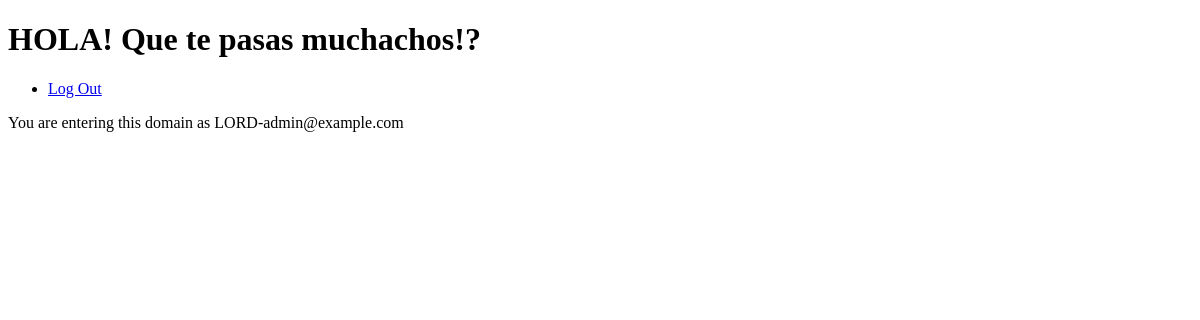
The app's page / (signed in), older data.
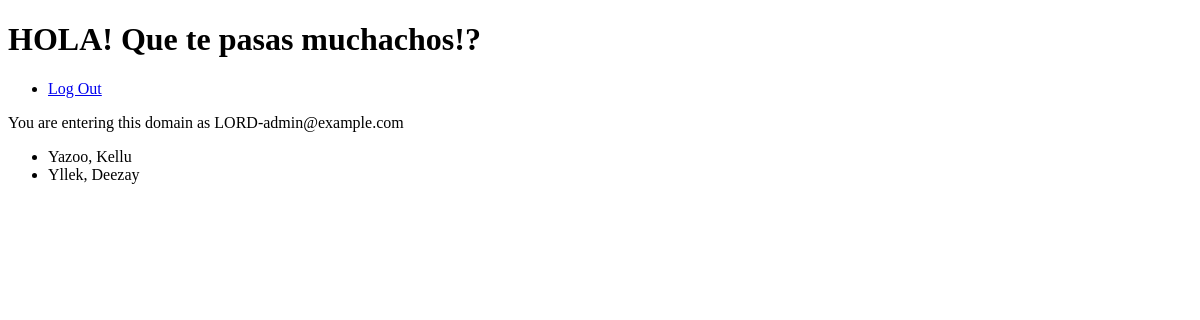
The same page, newer data.
### Usercontacts/models.py (models this page shows)
class Contact(models.Model):
    owner = models.ForeignKey("auth.User")
    first_name = models.CharField(max_length=30, blank=False)
    last_name = models.CharField(max_length=30, blank=False)
    email = models.EmailField(max_length=50, blank=True)
    def __str__(self):
        return self.first_name + ", " + self.last_name

### accounts/views.py (the view)
# urls.py: url(r'^$', get_index),
def get_index(request):
    if request.user.is_authenticated():
        contacts = Contact.objects.filter(owner=request.user)
    else:
        contacts = []
    return render(request, "index.html", {"contacts": contacts})

### accounts/templates/index.html (shortened to what this page needs)
<!DOCTYPE html>
<html lang="en">
<head>
</head>
<body>
    <h1>HOLA! Que te pasas muchachos!?</h1>
    <ul>
        {% if request.user.is_authenticated %}
        <li><a href="/logout">Log Out</a></li>
        {% else %}
        <li><a href="/login">Log In</a></li>
        <li><a href="register">Register</a></li>
        {% endif %}
    </ul>
    {% if request.user.is_authenticated %}
    <p>You are entering this domain as LORD-{{ request.user.email }} </p>
    {% endif %}
    <ul>
        {% for contact in contacts %}
        <li>{{ contact }}</li>
        {% endfor %}
    </ul>
</body>
</html>

Row changes from the older to the newer data that the page shows:
added Contact: first_name+last_name "Yazoo, Kellu"
added Contact: first_name+last_name "Yllek, Deezay"
